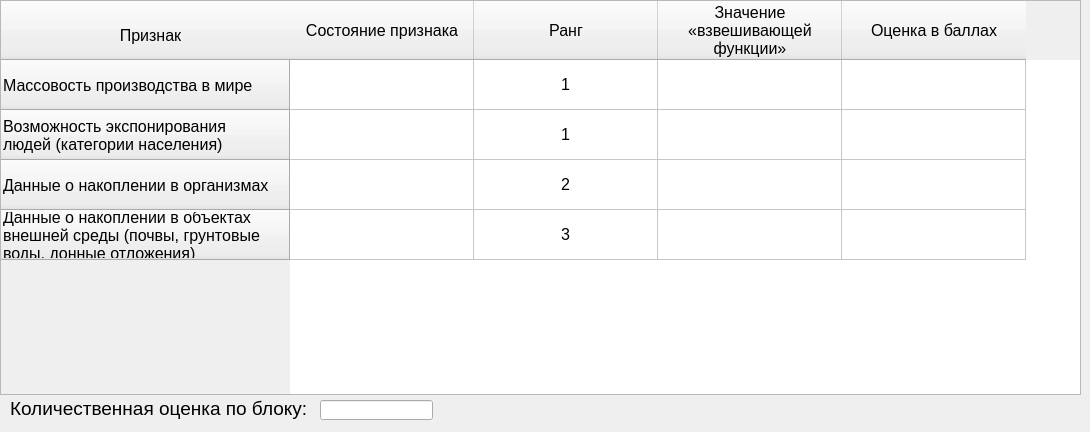
    <widget class="QWidget" name="block_6">
     <attribute name="title">
      <string>Экологическая характеристика</string>
     </attribute>
     <widget class="QTableWidget" name="table_block_6">
      <property name="geometry">
       <rect>
        <x>0</x>
        <y>0</y>
        <width>1081</width>
        <height>395</height>
       </rect>
      </property>
      <property name="font">
       <font>
        <pointsize>12</pointsize>
       </font>
      </property>
      <attribute name="horizontalHeaderDefaultSectionSize">
       <number>184</number>
      </attribute>
      <attribute name="verticalHeaderDefaultSectionSize">
       <number>50</number>
      </attribute>
      <row>
       <property name="text">
        <string>Массовость производства в мире</string>
       </property>
      </row>
      <row>
       <property name="text">
        <string>Возможность экспонирования
людей (категории населения)</string>
       </property>
      </row>
      <row>
       <property name="text">
        <string>Данные о накоплении в организмах</string>
       </property>
      </row>
      <row>
       <property name="text">
        <string>Данные о накоплении в объектах
внешней среды (почвы, грунтовые
воды, донные отложения)</string>
       </property>
      </row>
      <column>
       <property name="text">
        <string>Состояние признака</string>
       </property>
      </column>
      <column>
       <property name="text">
        <string>Ранг</string>
       </property>
      </column>
      <column>
       <property name="text">
        <string>Значение
«взвешивающей
функции»</string>
       </property>
      </column>
      <column>
       <property name="text">
        <string>Оценка в баллах</string>
       </property>
      </column>
      <item row="0" column="1">
       <property name="text">
        <string>1</string>
       </property>
       <property name="font">
        <font>
         <pointsize>12</pointsize>
        </font>
       </property>
       <property name="textAlignment">
        <set>AlignCenter</set>
       </property>
      </item>
      <item row="0" column="2">
       <property name="text">
        <string/>
       </property>
       <property name="font">
        <font>
         <pointsize>12</pointsize>
        </font>
       </property>
       <property name="textAlignment">
        <set>AlignCenter</set>
       </property>
       <property name="flags">
        <set>ItemIsSelectable|ItemIsDragEnabled|ItemIsDropEnabled|ItemIsUserCheckable|ItemIsEnabled</set>
       </property>
      </item>
      <item row="0" column="3">
       <property name="text">
        <string/>
       </property>
       <property name="font">
        <font>
         <pointsize>12</pointsize>
        </font>
       </property>
       <property name="textAlignment">
        <set>AlignCenter</set>
       </property>
       <property name="flags">
        <set>ItemIsSelectable|ItemIsDragEnabled|ItemIsDropEnabled|ItemIsUserCheckable|ItemIsEnabled</set>
       </property>
      </item>
      <item row="1" column="1">
       <property name="text">
        <string>1</string>
       </property>
       <property name="font">
        <font>
         <pointsize>12</pointsize>
        </font>
       </property>
       <property name="textAlignment">
        <set>AlignCenter</set>
       </property>
      </item>
      <item row="1" column="2">
       <property name="text">
        <string/>
       </property>
       <property name="font">
        <font>
         <pointsize>12</pointsize>
        </font>
       </property>
       <property name="textAlignment">
        <set>AlignCenter</set>
       </property>
       <property name="flags">
        <set>ItemIsSelectable|ItemIsDragEnabled|ItemIsDropEnabled|ItemIsUserCheckable|ItemIsEnabled</set>
       </property>
      </item>
      <item row="1" column="3">
       <property name="text">
        <string/>
       </property>
       <property name="font">
        <font>
         <pointsize>12</pointsize>
        </font>
       </property>
       <property name="textAlignment">
        <set>AlignCenter</set>
       </property>
       <property name="flags">
        <set>ItemIsSelectable|ItemIsDragEnabled|ItemIsDropEnabled|ItemIsUserCheckable|ItemIsEnabled</set>
       </property>
      </item>
      <item row="2" column="1">
       <property name="text">
        <string>2</string>
       </property>
       <property name="font">
        <font>
         <pointsize>12</pointsize>
        </font>
       </property>
       <property name="textAlignment">
        <set>AlignCenter</set>
       </property>
      </item>
      <item row="2" column="2">
       <property name="text">
        <string/>
       </property>
       <property name="font">
        <font>
         <pointsize>12</pointsize>
        </font>
       </property>
       <property name="textAlignment">
        <set>AlignCenter</set>
       </property>
       <property name="flags">
        <set>ItemIsSelectable|ItemIsDragEnabled|ItemIsDropEnabled|ItemIsUserCheckable|ItemIsEnabled</set>
       </property>
      </item>
      <item row="2" column="3">
       <property name="text">
        <string/>
       </property>
       <property name="font">
        <font>
         <pointsize>12</pointsize>
        </font>
       </property>
       <property name="textAlignment">
        <set>AlignCenter</set>
       </property>
       <property name="flags">
        <set>ItemIsSelectable|ItemIsDragEnabled|ItemIsDropEnabled|ItemIsUserCheckable|ItemIsEnabled</set>
       </property>
      </item>
      <item row="3" column="1">
       <property name="text">
        <string>3</string>
       </property>
       <property name="font">
        <font>
         <pointsize>12</pointsize>
        </font>
       </property>
       <property name="textAlignment">
        <set>AlignCenter</set>
       </property>
      </item>
      <item row="3" column="2">
       <property name="text">
        <string/>
       </property>
       <property name="font">
        <font>
         <pointsize>12</pointsize>
        </font>
       </property>
       <property name="textAlignment">
        <set>AlignCenter</set>
       </property>
       <property name="flags">
        <set>ItemIsSelectable|ItemIsDragEnabled|ItemIsDropEnabled|ItemIsUserCheckable|ItemIsEnabled</set>
       </property>
      </item>
      <item row="3" column="3">
       <property name="text">
        <string/>
       </property>
       <property name="font">
        <font>
         <pointsize>12</pointsize>
        </font>
       </property>
       <property name="textAlignment">
        <set>AlignCenter</set>
       </property>
       <property name="flags">
        <set>ItemIsSelectable|ItemIsDragEnabled|ItemIsDropEnabled|ItemIsUserCheckable|ItemIsEnabled</set>
       </property>
      </item>
     </widget>
     <widget class="QLabel" name="label_8">
      <property name="geometry">
       <rect>
        <x>0</x>
        <y>0</y>
        <width>301</width>
        <height>71</height>
       </rect>
      </property>
      <property name="font">
       <font>
        <pointsize>12</pointsize>
       </font>
      </property>
      <property name="text">
       <string>Признак</string>
      </property>
      <property name="alignment">
       <set>Qt::AlignCenter</set>
      </property>
     </widget>
     <widget class="QLineEdit" name="out_block6">
      <property name="geometry">
       <rect>
        <x>320</x>
        <y>400</y>
        <width>113</width>
        <height>20</height>
       </rect>
      </property>
      <property name="cursor">
       <cursorShape>ArrowCursor</cursorShape>
      </property>
      <property name="alignment">
       <set>Qt::AlignCenter</set>
      </property>
      <property name="readOnly">
       <bool>true</bool>
      </property>
     </widget>
     <widget class="QLabel" name="label_14">
      <property name="geometry">
       <rect>
        <x>10</x>
        <y>393</y>
        <width>311</width>
        <height>30</height>
       </rect>
      </property>
      <property name="font">
       <font>
        <pointsize>14</pointsize>
       </font>
      </property>
      <property name="text">
       <string>Количественная оценка по блоку:</string>
      </property>
      <property name="wordWrap">
       <bool>true</bool>
      </property>
     </widget>
    </widget>
